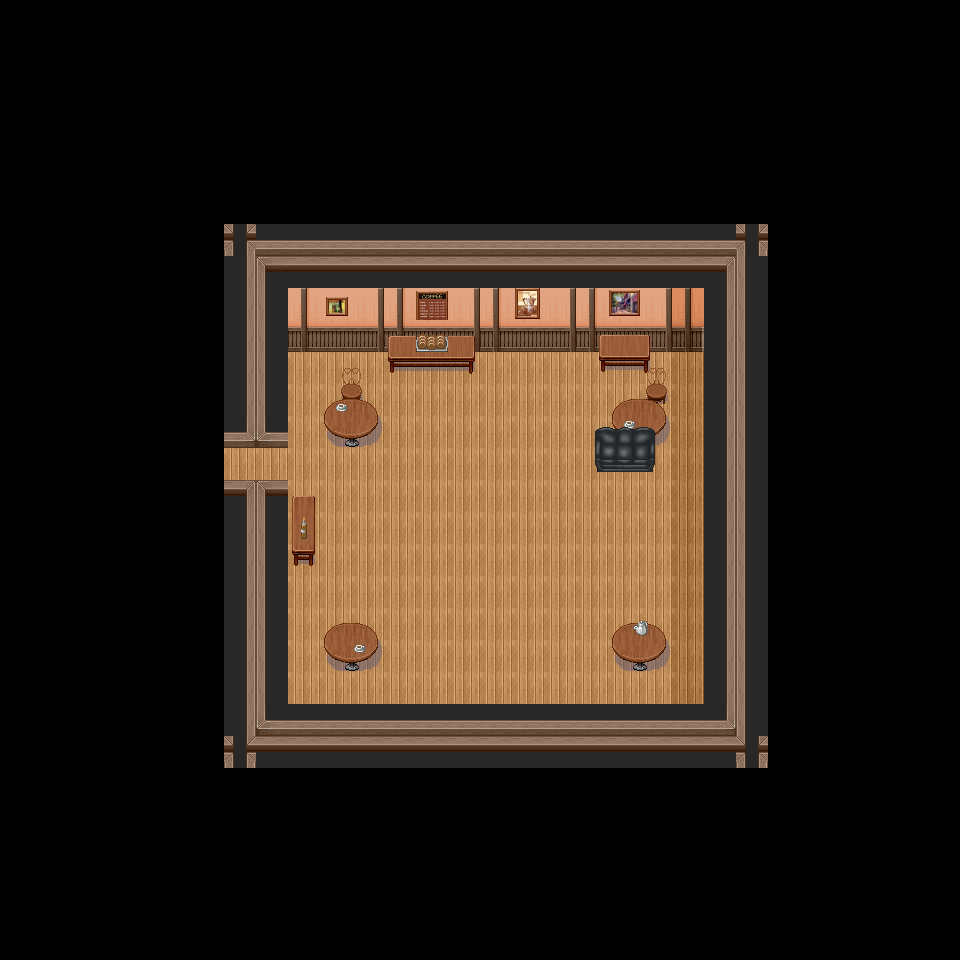

Tiled map render using the project's own tile images. Description and the map definition, with tile-layer contents summarised, below:
An orthogonal 30x30 tile map with 32x32 px tiles, 5 tile layers (Background, Chairs, Table, Fluff, ...), 2 hidden layers not drawn, 4 tilesets.

<map version="1.0" orientation="orthogonal" renderorder="right-down" width="30" height="30" tilewidth="32" tileheight="32" nextobjectid="1">
 <tileset firstgid="1" name="meta_tiles" tilewidth="32" tileheight="32" tilecount="2" columns="2">
  <image source="../../images/meta_tiles.png" width="67" height="34" />
 </tileset>
 <tileset firstgid="3" name="cafewall" tilewidth="32" tileheight="32" tilecount="12" columns="3">
  <image source="../../images/cafewall.png" width="96" height="128" />
 </tileset>
 <tileset firstgid="15" name="cafe" tilewidth="32" tileheight="32" tilecount="120" columns="8">
  <image source="../../images/cafe.png" width="256" height="480" />
 </tileset>
 <tileset firstgid="135" name="meta_tiles" tilewidth="32" tileheight="32" tilecount="2" columns="2">
  <image source="../../images/meta_tiles.png" width="67" height="34" />
 </tileset>
 <layer name="Background" width="30" height="30">
  <data>[900 cells, 289 non-empty, 19 distinct tile ids]</data>
 </layer>
 <layer name="Chairs" width="30" height="30">
  <data>[900 cells, 6 non-empty, 6 distinct tile ids]</data>
 </layer>
 <layer name="Table" width="30" height="30">
  <data>[900 cells, 25 non-empty, 13 distinct tile ids]</data>
 </layer>
 <layer name="Fluff" width="30" height="30">
  <data>[900 cells, 16 non-empty, 16 distinct tile ids]</data>
 </layer>
 <layer name="Sofa" width="30" height="30">
  <data>[900 cells, 6 non-empty, 6 distinct tile ids]</data>
 </layer>
 <layer name="Collision" width="30" height="30" visible="0">
  <data>[900 cells, 110 non-empty, 1 distinct tile ids]</data>
 </layer>
 <layer name="Combat Guide" width="30" height="30" visible="0">
  <data>[900 cells, 15 non-empty, 1 distinct tile ids]</data>
 </layer>
</map>
